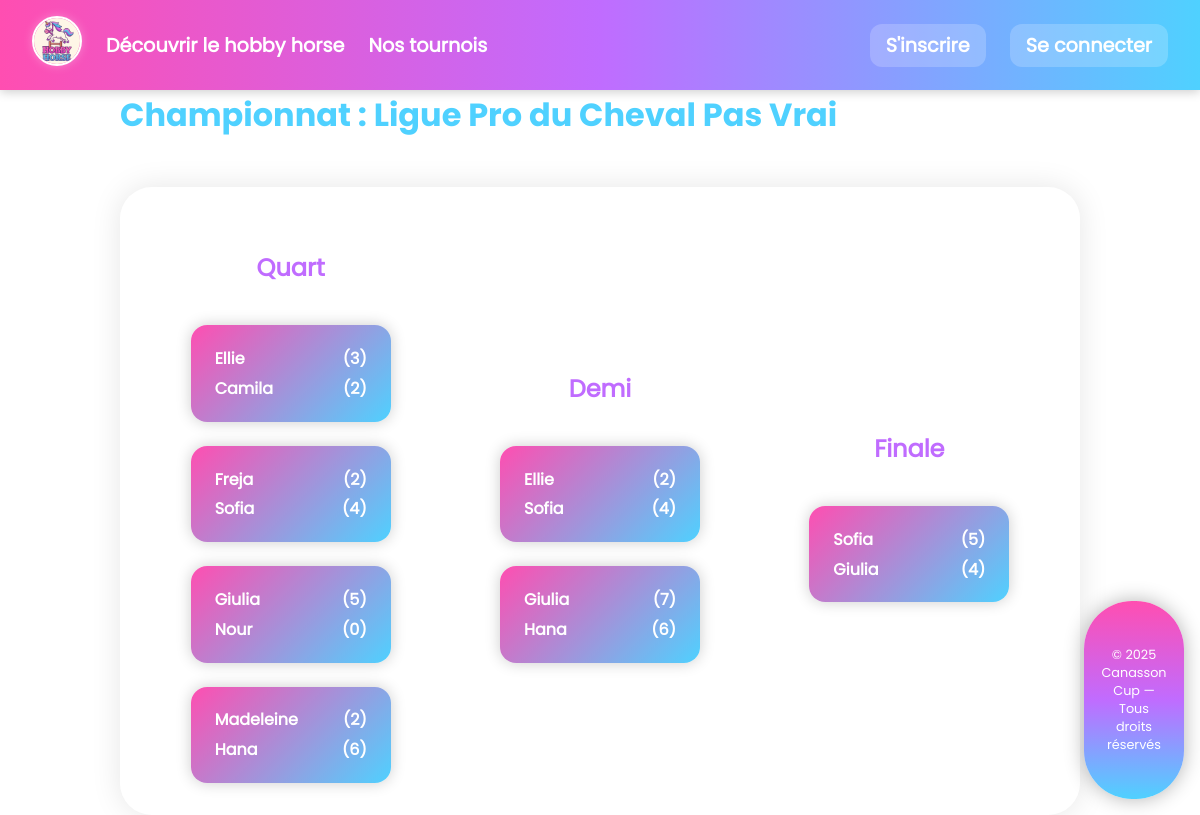
Page /tournoi-phases.php?tournoi_id=3 on the committed database.
### tables this page shows
CREATE TABLE `tournois` (
  `id` int NOT NULL,
  `nom` varchar(255) NOT NULL,
  `statut` enum('En cours','Terminé','A venir') NOT NULL,
  `date` date NOT NULL,
  `type` enum('elimination','championnat') NOT NULL DEFAULT 'elimination',
  `description` text NOT NULL
);

CREATE TABLE `matchs` (
  `id` int NOT NULL,
  `date` date NOT NULL,
  `tournoi_id` int NOT NULL,
  `joueur1_id` int NOT NULL,
  `joueur2_id` int NOT NULL,
  `score_joueur1` int DEFAULT NULL,
  `score_joueur2` int DEFAULT NULL,
  `statut` enum('En cours','Terminé','A venir') NOT NULL,
  `vainqueur_id` int DEFAULT NULL,
  `phase` varchar(255) DEFAULT NULL
);

CREATE TABLE `utilisateurs` (
  `id` int NOT NULL,
  `nom_utilisateur` varchar(255) NOT NULL,
  `mot_de_passe` varchar(255) NOT NULL,
  `role` enum('admin','joueur') NOT NULL,
  `token` varchar(255) DEFAULT NULL
);

### tournoi-elimination.php (the view)
<?php
$phases = ['quart', 'demi', 'finale'];
$bracket = [];
foreach ($phases as $phase) {
    $stmt = $bdd->prepare("SELECT m.*, u1.nom_utilisateur AS joueur1, u2.nom_utilisateur AS joueur2
                        FROM matchs m
                        JOIN utilisateurs u1 ON m.joueur1_id = u1.id
                        JOIN utilisateurs u2 ON m.joueur2_id = u2.id
                        WHERE m.tournoi_id = :id AND m.phase = :phase
                        ORDER BY m.id ASC"
                        );
    $stmt->execute([
        'id' => $tournoi_id,
        'phase' => $phase
    ]);
    $bracket[$phase] = $stmt->fetchAll(PDO::FETCH_ASSOC);
}
?>
<div class="bracket">
    <?php foreach ($bracket as $phase => $matches): ?>
        <div class="round round-<?= htmlspecialchars($phase) ?>">
            <h4><?= ucfirst($phase) ?></h4>
            <?php foreach ($matches as $match): ?>
                <div class="match-box">
                    <span>
                        <?= htmlspecialchars($match['joueur1']) ?>
                        <?php if ($match['statut'] === 'Terminé'): ?>
                            <strong>(<?= $match['score_joueur1'] ?>)</strong>
                        <?php endif; ?>
                    </span>
                    <span>
                        <?= htmlspecialchars($match['joueur2']) ?>
                        <?php if ($match['statut'] === 'Terminé'): ?>
                            <strong>(<?= $match['score_joueur2'] ?>)</strong>
                        <?php endif; ?>
                    </span>
                </div>
            <?php endforeach; ?>
        </div>
    <?php endforeach; ?>
</div>

### tournoi-phases.php (shortened to what this page needs)
<?php
include('function.php');
$tournoi_id = (int)$_GET['tournoi_id'];
$stmt = $bdd->prepare("SELECT *
                    FROM tournois
                    WHERE id = :id"
                    );
$stmt->execute(['id' => $tournoi_id]);
$tournoi = $stmt->fetch();
include('head.php');
?>
<body>
    <?php include('nav.php'); ?>
    <section class="bracket__wrapper container">
        <h2>Championnat : <?= $tournoi['nom'] ?></h2>
        <?php if ($tournoi['type'] === 'elimination') {
            include('tournoi-elimination.php');
        } elseif ($tournoi['type'] === 'championnat') {
            include('tournoi-championnat.php');
        } ?>
    </section>
    <?php include('footer.php'); ?>
</body>
</html>

### assets/css/style.css (style rules this page uses)
* { box-sizing: border-box; }
body { font-family: "Poppins"; font-size: 1.2rem; margin: 0; padding-top: 4rem; background-image: url(../../assets/img/bg-pink.jpg); }
section { margin-bottom: 3rem; }
h2 { font-family: "PoppinsBold"; font-size: 2rem; color: #4FD1FF; }
.container { width: 80%; margin: 0 auto; }
.bracket { position: relative; display: flex; justify-content: space-around; align-items: center; gap: 2rem; margin-top: 3rem; padding: 2rem; background: rgba(255, 255, 255, 0.15); border-radius: 2rem; box-shadow: 0 0 30px rgba(0, 0, 0, 0.1); backdrop-filter: blur(10px); }
.bracket .round { flex: 1; display: flex; flex-direction: column; align-items: center; gap: 1.5rem; position: relative; }
.bracket .round h4 { font-size: 1.5rem; color: #C06CFF; margin-bottom: 1rem; text-shadow: 0 0 5px rgba(255, 255, 255, 0.3); }
.bracket .round .match-box { position: relative; background: linear-gradient(135deg, #FF4EB1, #4FD1FF); color: white; padding: 1rem 1.5rem; border-radius: 1rem; box-shadow: 0 0 15px rgba(0, 0, 0, 0.2); min-width: 200px; text-align: center; transition: transform 0.3s ease, box-shadow 0.3s ease; }
.bracket .round .match-box span { display: flex; justify-content: space-between; align-items: center; font-weight: bold; font-size: 1rem; margin: 0.3rem 0; }

### rows in the picture
tournois: nom "Ligue Pro du Cheval Pas Vrai"
matchs: joueur1.nom_utilisateur "Ellie", score_joueur1 "3", joueur2.nom_utilisateur "Camila", score_joueur2 "2"
matchs: joueur1.nom_utilisateur "Freja", score_joueur1 "2", joueur2.nom_utilisateur "Sofia", score_joueur2 "4"
matchs: joueur1.nom_utilisateur "Giulia", score_joueur1 "5", joueur2.nom_utilisateur "Nour", score_joueur2 "0"
matchs: joueur1.nom_utilisateur "Madeleine", score_joueur1 "2", joueur2.nom_utilisateur "Hana", score_joueur2 "6"
matchs: joueur1.nom_utilisateur "Ellie", score_joueur1 "2", joueur2.nom_utilisateur "Sofia", score_joueur2 "4"
matchs: joueur1.nom_utilisateur "Giulia", score_joueur1 "7", joueur2.nom_utilisateur "Hana", score_joueur2 "6"
matchs: joueur1.nom_utilisateur "Sofia", score_joueur1 "5", joueur2.nom_utilisateur "Giulia", score_joueur2 "4"

### other values in the picture
$phase "Quart"
$phase "Demi"
$phase "Finale"
